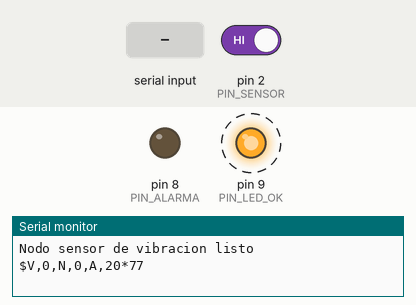
This sketch was run on a simulated Arduino Uno, built with avr-gcc and run on an emulated ATmega328P. Shown: output pins drawn as LEDs (lit = HIGH), the last lines printed to the serial monitor. Dashed ring = blinking. The inputs (shaded band) are chosen by the test bench; at power-on: pin 2 (PIN_SENSOR) HIGH.

Above: at 1.2 s.
1.3 s: "#\n" received over the second serial link
At 4.2 s:
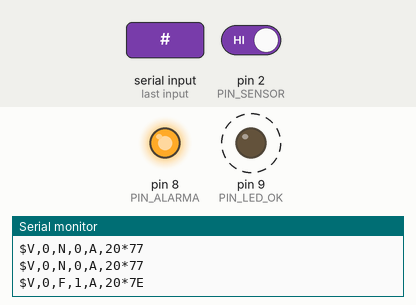
4.3 s: pin 2 (PIN_SENSOR) driven LOW
At 7.8 s:
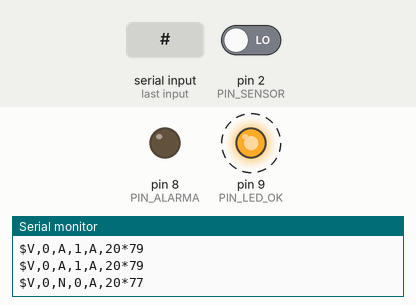
Timing chart, 0 to 13.3 s (numbered marks = the images above; inputs shaded):
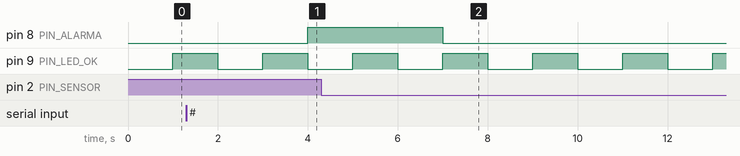

The sketch:

nodo_sensor.ino
```cpp
// ============================================================================
// EVA1 - Aplicaciones Moviles para IoT (TI3V42) - INACAP Apoquindo
// Caso: Monitoreo de vibracion con activacion de alarma
//
// NODO SENSOR (microcontrolador 1) - Arduino UNO + SW-420 + buzzer/LED + HC-05
//
// Que hace:
//  - Cuenta los pulsos del sensor de vibracion SW-420 en ventanas de 1 s
//    (intensidad = eventos por segundo), sin bloquear el programa.
//  - Algoritmo que diferencia tres situaciones:
//      N = NORMAL       : intensidad bajo el umbral.
//      T = TRANSITORIA  : supera el umbral, pero aun no se confirma
//                         (un golpe aislado, una puerta que se cierra).
//      A = ANOMALA      : supera el umbral durante VENTANAS_CONFIRMAR ventanas
//                         seguidas -> vibracion sostenida -> se activa la alarma.
//      F = FALLA SENSOR : el sensor no responde -> alarma encendida (estado seguro).
//    La alarma se apaga solo despues de VENTANAS_LIBERAR ventanas tranquilas
//    (histeresis), para que no "parpadee" en el limite.
//  - Envia cada lectura por Bluetooth con formato $contenido*CS.
//  - Recibe comandos, los valida (checksum, formato, rango, largo) y confirma.
//  - Si se pierde el enlace en modo manual, vuelve solo al modo automatico.
// ============================================================================

#include <SoftwareSerial.h>

// ---------------------------- Pines -----------------------------------------
const byte PIN_SENSOR = 2;   // DO del SW-420 (pin 2 = interrupcion externa 0)
const byte PIN_ALARMA = 8;   // buzzer activo + LED rojo en paralelo
const byte PIN_LED_OK = 9;   // LED verde: parpadea si el sistema esta vivo
const byte BT_RX = 10;       // va al TX del HC-05
const byte BT_TX = 11;       // va al RX del HC-05, con divisor 1k/2k

SoftwareSerial bt(BT_RX, BT_TX);

// ---------------------------- Parametros ------------------------------------
const unsigned long PERIODO_VENTANA   = 1000;  // ms: una lectura por segundo
const unsigned long LIMITE_SIN_ENLACE = 5000;  // ms sin noticias del control
const unsigned long LIMITE_SENSOR_FIJO = 3000; // ms con la salida pegada en ALTO
const int  UMBRAL_MIN = 1;          // eventos/s
const int  UMBRAL_MAX = 500;        // eventos/s
const byte VENTANAS_CONFIRMAR = 3;  // ventanas seguidas sobre el umbral = anomalia
const byte VENTANAS_LIBERAR   = 3;  // ventanas seguidas bajo el umbral = normal

// ---------------------------- Estado ----------------------------------------
volatile unsigned int pulsos = 0;   // lo incrementa la interrupcion
int  umbral = 20;                   // eventos/s, configurable a distancia
bool modoManual = false;
bool alarmaManual = false;
bool alarmaAuto = false;            // decision del algoritmo
byte ventanasSobre = 0;
byte ventanasBajo = 0;
char estado = 'N';                  // N, T, A o F
unsigned long ultimaVentana = 0;
unsigned long ultimoContacto = 0;
unsigned long desdeAlto = 0;        // desde cuando la salida del sensor esta en ALTO
unsigned int  rechazados = 0;       // registro de mensajes invalidos (seguridad)

char comando[24];                   // buffer de recepcion con largo maximo fijo
byte largo = 0;
bool recibiendo = false;

// ---------------------------- Interrupcion ----------------------------------
// Cada flanco de subida del SW-420 es un "evento" de vibracion.
void contarPulso() {
  pulsos++;
}

// ---------------------------- Protocolo -------------------------------------
// Checksum XOR de todos los caracteres del contenido (como NMEA).
byte checksum(const char *texto) {
  byte cs = 0;
  for (const char *p = texto; *p; p++) cs ^= *p;
  return cs;
}

void enviar(const char *contenido) {
  char trama[40];
  snprintf(trama, sizeof(trama), "$%s*%02X", contenido, checksum(contenido));
  bt.println(trama);
  Serial.println(trama);            // copia en el Monitor Serie para depurar
}

// Rechaza un mensaje: lo registra (contador + Monitor Serie) y avisa al control.
// Nunca ejecuta nada del mensaje rechazado.
void rechazar(const char *motivo) {
  rechazados++;
  Serial.print(F("[SEGURIDAD] Mensaje rechazado #"));
  Serial.print(rechazados);
  Serial.print(F(": "));
  Serial.println(motivo);
  char respuesta[20];
  snprintf(respuesta, sizeof(respuesta), "ER,%s", motivo);
  enviar(respuesta);
}

bool esHexa(const char *texto) {
  return strlen(texto) == 2 && isxdigit(texto[0]) && isxdigit(texto[1]);
}

// Lista blanca de comandos (minimo privilegio, ISA/IEC 62443):
//   P      latido del control
//   A      volver a modo automatico
//   M,1    alarma manual encendida
//   M,0    alarma manual apagada
//   U,n    nuevo umbral en eventos/s (UMBRAL_MIN..UMBRAL_MAX)
// Todo lo demas se rechaza.
void procesarComando(char *linea) {
  // 1) Formato: debe traer "*" y checksum
  char *asterisco = strchr(linea, '*');
  if (asterisco == NULL) { rechazar("FORMATO"); return; }
  *asterisco = '\0';
  const char *recibido = asterisco + 1;

  // 2) Integridad: el checksum debe coincidir
  if (!esHexa(recibido) || (byte)strtol(recibido, NULL, 16) != checksum(linea)) {
    rechazar("CHECKSUM");
    return;
  }

  ultimoContacto = millis();        // solo un mensaje valido cuenta como enlace vivo

  if (strcmp(linea, "P") == 0) return;            // latido: no se responde

  if (strcmp(linea, "A") == 0) {
    modoManual = false;
    enviar("OK,A");
  } else if (strcmp(linea, "M,1") == 0) {
    modoManual = true;
    alarmaManual = true;
    enviar("OK,M1");
  } else if (strcmp(linea, "M,0") == 0) {
    modoManual = true;
    alarmaManual = false;
    enviar("OK,M0");
  } else if (strncmp(linea, "U,", 2) == 0) {
    // 3) Rango: solo numeros enteros dentro de los limites
    char *fin;
    long valor = strtol(linea + 2, &fin, 10);
    if (fin == linea + 2 || *fin != '\0' || valor < UMBRAL_MIN || valor > UMBRAL_MAX) {
      rechazar("RANGO");
      return;
    }
    umbral = (int)valor;
    ventanasSobre = 0;              // el algoritmo parte de cero con el nuevo umbral
    ventanasBajo = 0;
    char respuesta[12];
    snprintf(respuesta, sizeof(respuesta), "OK,U%d", umbral);
    enviar(respuesta);
  } else {
    rechazar("COMANDO");
  }
}

// Lee el Bluetooth caracter a caracter, sin esperar.
void leerBluetooth() {
  while (bt.available()) {
    char c = bt.read();
    if (c == '#') { largo = 0; recibiendo = true; continue; }  // inicio de comando
    if (!recibiendo || c == '\r') continue;
    if (c == '\n') {
      comando[largo] = '\0';
      recibiendo = false;
      procesarComando(comando);
    } else if (largo >= sizeof(comando) - 1) {
      // 4) Largo maximo: se descarta entero para no desbordar el buffer
      recibiendo = false;
      rechazar("LARGO");
    } else {
      comando[largo++] = c;
    }
  }
}

// ---------------------------- Algoritmo -------------------------------------
// Vigila si la salida del sensor quedo pegada en ALTO (cable cortado con
// INPUT_PULLUP, o modulo danado). Se llama en cada vuelta del loop.
void vigilarSensor(unsigned long ahora) {
  if (digitalRead(PIN_SENSOR) == HIGH) {
    if (desdeAlto == 0) desdeAlto = ahora;
  } else {
    desdeAlto = 0;
  }
}

bool sensorConFalla(unsigned long ahora, unsigned int eventos) {
  return eventos == 0 && desdeAlto != 0 && ahora - desdeAlto >= LIMITE_SENSOR_FIJO;
}

// Clasifica la ventana y decide la alarma automatica.
void clasificar(unsigned int eventos, bool falla) {
  if (falla) {
    estado = 'F';
    alarmaAuto = true;              // estado seguro: ante la duda, alarma encendida
    ventanasSobre = 0;
    ventanasBajo = 0;
    return;
  }

  if (eventos >= (unsigned int)umbral) {
    ventanasBajo = 0;
    if (ventanasSobre < 255) ventanasSobre++;
    if (ventanasSobre >= VENTANAS_CONFIRMAR) {
      estado = 'A';                 // vibracion sostenida: anomalia confirmada
      alarmaAuto = true;
    } else if (!alarmaAuto) {
      estado = 'T';                 // golpe aislado: se observa, no se alarma aun
    }
  } else {
    ventanasSobre = 0;
    if (ventanasBajo < 255) ventanasBajo++;
    if (alarmaAuto && ventanasBajo < VENTANAS_LIBERAR) {
      estado = 'A';                 // histeresis: espera a confirmar que se calmo
    } else {
      estado = 'N';
      alarmaAuto = false;
    }
  }
}

// ---------------------------- Programa --------------------------------------
void setup() {
  pinMode(PIN_SENSOR, INPUT_PULLUP);
  pinMode(PIN_ALARMA, OUTPUT);
  pinMode(PIN_LED_OK, OUTPUT);
  digitalWrite(PIN_ALARMA, LOW);

  Serial.begin(9600);
  bt.begin(9600);
  attachInterrupt(digitalPinToInterrupt(PIN_SENSOR), contarPulso, RISING);

  ultimaVentana = millis();
  Serial.println(F("Nodo sensor de vibracion listo"));
}

void loop() {
  leerBluetooth();
  unsigned long ahora = millis();
  vigilarSensor(ahora);

  // Sin enlace, el manual pierde sentido: vuelve al automatico, que protege solo.
  if (modoManual && ahora - ultimoContacto > LIMITE_SIN_ENLACE) {
    modoManual = false;
    enviar("ER,SIN_ENLACE");
  }

  // Lectura periodica con millis(), sin delay().
  if (ahora - ultimaVentana >= PERIODO_VENTANA) {
    ultimaVentana = ahora;

    noInterrupts();                 // copia y reinicia el contador de forma atomica
    unsigned int eventos = pulsos;
    pulsos = 0;
    interrupts();

    clasificar(eventos, sensorConFalla(ahora, eventos));

    bool alarma = modoManual ? alarmaManual : alarmaAuto;
    digitalWrite(PIN_ALARMA, alarma ? HIGH : LOW);
    digitalWrite(PIN_LED_OK, !digitalRead(PIN_LED_OK));  // latido local

    // Trama de lectura: V,<eventos/s>,<estado>,<alarma>,<modo>,<umbral>
    char lectura[32];
    snprintf(lectura, sizeof(lectura), "V,%u,%c,%d,%c,%d",
             eventos, estado, alarma ? 1 : 0, modoManual ? 'M' : 'A', umbral);
    enviar(lectura);
  }
}
```

Measured:
- after the input at 4.3 s, pin 8 (PIN_ALARMA): HIGH → LOW after 2.7 s
- by itself, pin 9 (PIN_LED_OK): alternates HIGH for 1.0 s and LOW for 1.0 s
